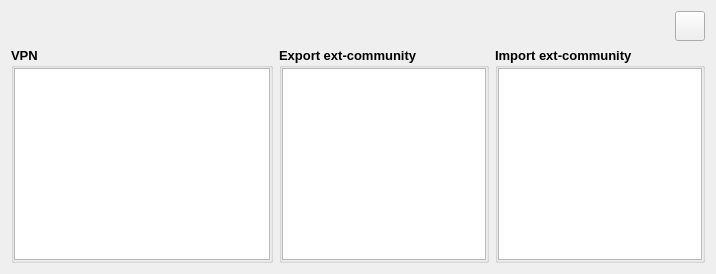
     <widget class="QWidget" name="vpn">
      <attribute name="title">
       <string>VPN</string>
      </attribute>
      <layout class="QVBoxLayout" name="verticalLayout_18">
       <item>
        <layout class="QHBoxLayout" name="horizontalLayout_29">
         <item>
          <spacer name="horizontalSpacer_25">
           <property name="font">
            <font>
             <family>Tahoma</family>
             <pointsize>10</pointsize>
            </font>
           </property>
           <property name="orientation">
            <enum>Qt::Horizontal</enum>
           </property>
           <property name="sizeHint" stdset="0">
            <size>
             <width>40</width>
             <height>20</height>
            </size>
           </property>
          </spacer>
         </item>
         <item>
          <widget class="QPushButton" name="addVpnBtn">
           <property name="minimumSize">
            <size>
             <width>30</width>
             <height>30</height>
            </size>
           </property>
           <property name="maximumSize">
            <size>
             <width>30</width>
             <height>30</height>
            </size>
           </property>
           <property name="font">
            <font>
             <family>Tahoma</family>
             <pointsize>10</pointsize>
            </font>
           </property>
           <property name="toolTip">
            <string>Add New VPN</string>
           </property>
           <property name="text">
            <string/>
           </property>
           <property name="icon">
            <iconset resource="../../../../image.qrc">
             <normaloff>:/Image/add.png</normaloff>:/Image/add.png</iconset>
           </property>
          </widget>
         </item>
        </layout>
       </item>
       <item>
        <layout class="QHBoxLayout" name="horizontalLayout_27">
         <item>
          <widget class="QGroupBox" name="groupBox_9">
           <property name="sizePolicy">
            <sizepolicy hsizetype="Expanding" vsizetype="Expanding">
             <horstretch>0</horstretch>
             <verstretch>0</verstretch>
            </sizepolicy>
           </property>
           <property name="font">
            <font>
             <family>Tahoma</family>
             <pointsize>10</pointsize>
             <weight>75</weight>
             <bold>true</bold>
            </font>
           </property>
           <property name="title">
            <string>VPN</string>
           </property>
           <layout class="QVBoxLayout" name="verticalLayout_17">
            <property name="spacing">
             <number>0</number>
            </property>
            <property name="leftMargin">
             <number>0</number>
            </property>
            <property name="topMargin">
             <number>0</number>
            </property>
            <property name="rightMargin">
             <number>0</number>
            </property>
            <property name="bottomMargin">
             <number>0</number>
            </property>
            <item>
             <widget class="QTableView" name="vpnTV">
              <property name="font">
               <font>
                <family>Tahoma</family>
                <pointsize>11</pointsize>
                <weight>50</weight>
                <bold>false</bold>
               </font>
              </property>
              <property name="alternatingRowColors">
               <bool>true</bool>
              </property>
              <property name="selectionMode">
               <enum>QAbstractItemView::SingleSelection</enum>
              </property>
              <property name="selectionBehavior">
               <enum>QAbstractItemView::SelectRows</enum>
              </property>
             </widget>
            </item>
           </layout>
          </widget>
         </item>
         <item>
          <widget class="QGroupBox" name="groupBox_7">
           <property name="minimumSize">
            <size>
             <width>210</width>
             <height>75</height>
            </size>
           </property>
           <property name="maximumSize">
            <size>
             <width>210</width>
             <height>16777215</height>
            </size>
           </property>
           <property name="font">
            <font>
             <family>Tahoma</family>
             <pointsize>10</pointsize>
             <weight>75</weight>
             <bold>true</bold>
            </font>
           </property>
           <property name="title">
            <string>Export ext-community</string>
           </property>
           <layout class="QVBoxLayout" name="verticalLayout_15">
            <property name="spacing">
             <number>0</number>
            </property>
            <property name="leftMargin">
             <number>0</number>
            </property>
            <property name="topMargin">
             <number>0</number>
            </property>
            <property name="rightMargin">
             <number>0</number>
            </property>
            <property name="bottomMargin">
             <number>0</number>
            </property>
            <item>
             <widget class="QListView" name="expLV">
              <property name="font">
               <font>
                <family>Tahoma</family>
                <pointsize>11</pointsize>
                <weight>50</weight>
                <bold>false</bold>
               </font>
              </property>
              <property name="frameShape">
               <enum>QFrame::StyledPanel</enum>
              </property>
              <property name="alternatingRowColors">
               <bool>true</bool>
              </property>
              <property name="flow">
               <enum>QListView::TopToBottom</enum>
              </property>
              <property name="spacing">
               <number>5</number>
              </property>
              <property name="wordWrap">
               <bool>true</bool>
              </property>
             </widget>
            </item>
           </layout>
          </widget>
         </item>
         <item>
          <widget class="QGroupBox" name="groupBox_8">
           <property name="minimumSize">
            <size>
             <width>210</width>
             <height>75</height>
            </size>
           </property>
           <property name="maximumSize">
            <size>
             <width>210</width>
             <height>16777215</height>
            </size>
           </property>
           <property name="font">
            <font>
             <family>Tahoma</family>
             <pointsize>10</pointsize>
             <weight>75</weight>
             <bold>true</bold>
            </font>
           </property>
           <property name="title">
            <string>Import ext-community</string>
           </property>
           <layout class="QVBoxLayout" name="verticalLayout_16">
            <property name="spacing">
             <number>0</number>
            </property>
            <property name="leftMargin">
             <number>0</number>
            </property>
            <property name="topMargin">
             <number>0</number>
            </property>
            <property name="rightMargin">
             <number>0</number>
            </property>
            <property name="bottomMargin">
             <number>0</number>
            </property>
            <item>
             <widget class="QListView" name="impLV">
              <property name="font">
               <font>
                <family>Tahoma</family>
                <pointsize>11</pointsize>
                <weight>50</weight>
                <bold>false</bold>
               </font>
              </property>
              <property name="frameShape">
               <enum>QFrame::StyledPanel</enum>
              </property>
              <property name="alternatingRowColors">
               <bool>true</bool>
              </property>
              <property name="flow">
               <enum>QListView::TopToBottom</enum>
              </property>
              <property name="spacing">
               <number>5</number>
              </property>
              <property name="wordWrap">
               <bool>true</bool>
              </property>
             </widget>
            </item>
           </layout>
          </widget>
         </item>
        </layout>
       </item>
      </layout>
     </widget>
